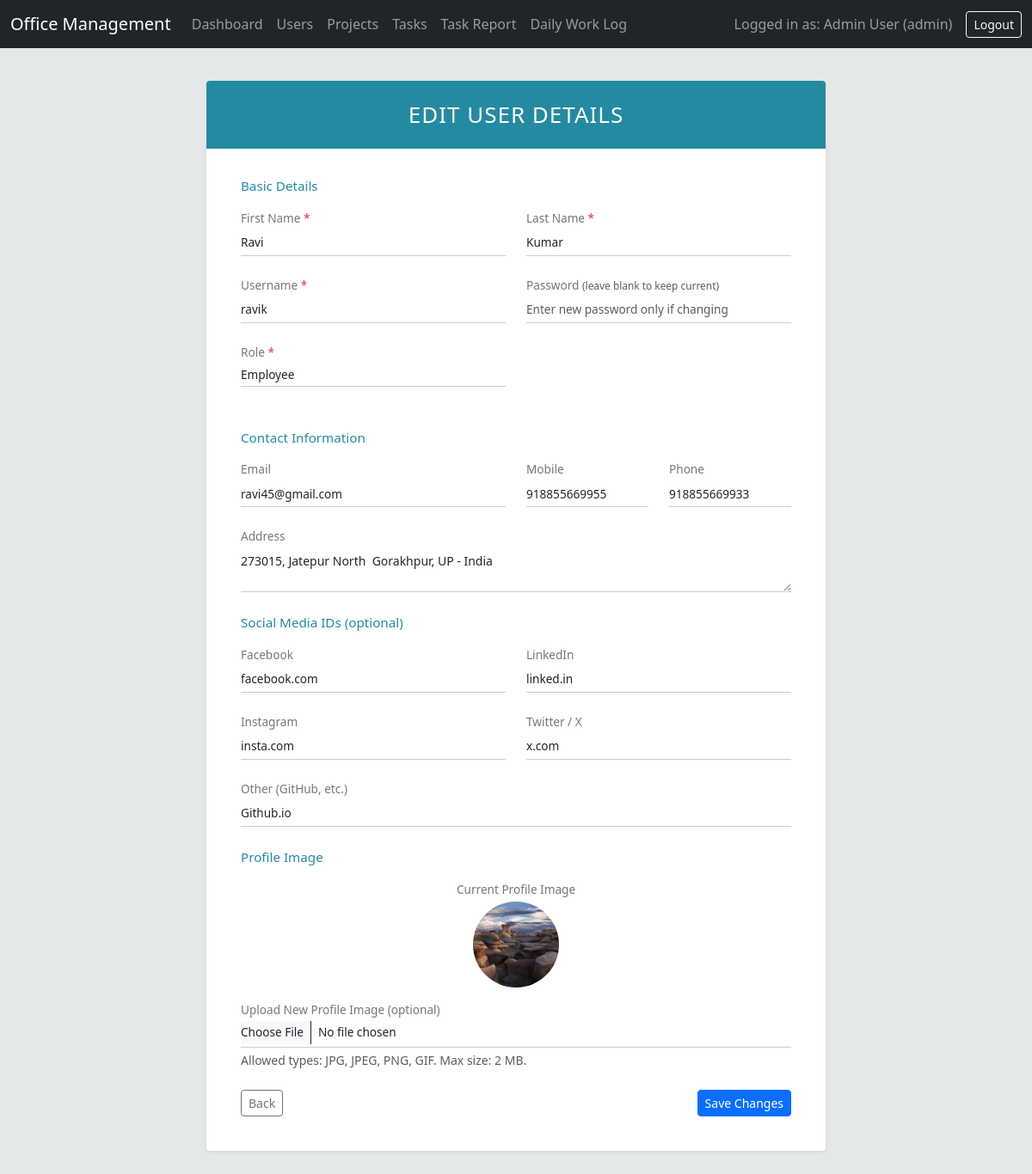
Page /edit_user.php?id=5 (signed in) on the committed database.
### tables this page shows
CREATE TABLE `users` (
  `id` int(11) NOT NULL,
  `full_name` varchar(100) NOT NULL,
  `first_name` varchar(100) DEFAULT NULL,
  `last_name` varchar(100) DEFAULT NULL,
  `username` varchar(50) NOT NULL,
  `email` varchar(191) DEFAULT NULL,
  `mobile` varchar(20) DEFAULT NULL,
  `phone` varchar(20) DEFAULT NULL,
  `address` text DEFAULT NULL,
  `social_facebook` varchar(191) DEFAULT NULL,
  `social_linkedin` varchar(191) DEFAULT NULL,
  `social_instagram` varchar(191) DEFAULT NULL,
  `social_twitter` varchar(191) DEFAULT NULL,
  `social_other` varchar(191) DEFAULT NULL,
  `profile_image` varchar(191) DEFAULT NULL,
  `password` varchar(255) NOT NULL,
  `role` enum('admin','manager','employee') NOT NULL DEFAULT 'employee',
  `created_at` datetime NOT NULL DEFAULT current_timestamp()
);

### edit_user.php (the view, shortened to what this page needs)
<?php
require_once 'config.php';
$user_id = isset($_GET['id']) ? (int)$_GET['id'] : 0;
$stmt = $mysqli->prepare("
    SELECT
        id,
        full_name,
        first_name,
        last_name,
        username,
        password,
        role,
        email,
        mobile,
        phone,
        address,
        social_facebook,
        social_linkedin,
        social_instagram,
        social_twitter,
        social_other,
        profile_image
    FROM users
    WHERE id = ?
");
$stmt->bind_param('i', $user_id);
$stmt->execute();
$res  = $stmt->get_result();
$user = $res->fetch_assoc();
$first_name        = $user['first_name'] ?? '';
$last_name         = $user['last_name'] ?? '';
$username          = $user['username'] ?? '';
$role              = $user['role'] ?? 'employee';
$email             = $user['email'] ?? '';
$mobile            = $user['mobile'] ?? '';
$phone             = $user['phone'] ?? '';
$address           = $user['address'] ?? '';
$social_facebook   = $user['social_facebook'] ?? '';
$social_linkedin   = $user['social_linkedin'] ?? '';
$social_instagram  = $user['social_instagram'] ?? '';
$social_twitter    = $user['social_twitter'] ?? '';
$social_other      = $user['social_other'] ?? '';
$profile_image_path  = $user['profile_image'] ?: null;
include 'header.php';
?>
<div class="reg-page-bg d-flex justify-content-center align-items-center py-4">
  <div class="reg-card shadow-sm">
    <div class="reg-card-header text-center text-white">
      <h2 class="mb-0">EDIT USER DETAILS</h2>
    </div>
    <div class="reg-card-body">
      <form method="post" enctype="multipart/form-data" autocomplete="off">
        <div class="mb-4">
          <div class="reg-section-title">Basic Details</div>
          <div class="row">
            <div class="col-md-6 mb-4">
              <div class="reg-label">First Name <span class="text-danger">*</span></div>
              <input
                type="text"
                class="form-control form-control-sm reg-input"
                id="first_name"
                name="first_name"
                value="<?php echo htmlspecialchars($first_name, ENT_QUOTES, 'UTF-8'); ?>"
                required
              >
            </div>
            <div class="col-md-6 mb-4">
              <div class="reg-label">Last Name <span class="text-danger">*</span></div>
              <input
                type="text"
                class="form-control form-control-sm reg-input"
                id="last_name"
                name="last_name"
                value="<?php echo htmlspecialchars($last_name, ENT_QUOTES, 'UTF-8'); ?>"
                required
              >
            </div>
          </div>
          <div class="row">
            <div class="col-md-6 mb-4">
              <div class="reg-label">Username <span class="text-danger">*</span></div>
              <input
                type="text"
                class="form-control form-control-sm reg-input"
                id="username"
                name="username"
                value="<?php echo htmlspecialchars($username, ENT_QUOTES, 'UTF-8'); ?>"
                required
                pattern="[a-z]+"
                title="Only lowercase letters (a-z) are allowed"
              >
            </div>
            <div class="col-md-6 mb-4">
              <div class="reg-label">
                Password
                <small class="text-muted">(leave blank to keep current)</small>
              </div>
              <input
                type="password"
                class="form-control form-control-sm reg-input"
                id="password"
                name="password"
                value=""
                placeholder="Enter new password only if changing"
              >
            </div>
          </div>
          <div class="row">
            <div class="col-md-6 mb-4">
              <div class="reg-label">Role <span class="text-danger">*</span></div>
              <select class="form-select form-select-sm reg-input" id="role" name="role" required>
                <option value="employee"<?php if ($role === 'employee') echo 'selected'; ?>>Employee</option>
              </select>
            </div>
          </div>
        </div>
        <div class="mb-4">
          <div class="reg-section-title">Contact Information</div>
          <div class="row">
            <div class="col-md-6 mb-4">
              <div class="reg-label">Email</div>
              <input
                type="email"
                class="form-control form-control-sm reg-input"
                id="email"
                name="email"
                value="<?php echo htmlspecialchars($email, ENT_QUOTES, 'UTF-8'); ?>"
              >
            </div>
            <div class="col-md-3 mb-4">
              <div class="reg-label">Mobile</div>
              <input
                type="text"
                class="form-control form-control-sm reg-input"
                id="mobile"
                name="mobile"
                value="<?php echo htmlspecialchars($mobile, ENT_QUOTES, 'UTF-8'); ?>"
              >
            </div>
            <div class="col-md-3 mb-4">
              <div class="reg-label">Phone</div>
              <input
                type="text"
                class="form-control form-control-sm reg-input"
                id="phone"
                name="phone"
                value="<?php echo htmlspecialchars($phone, ENT_QUOTES, 'UTF-8'); ?>"
              >
            </div>
          </div>
          <div class="mb-4">
            <div class="reg-label">Address</div>
            <textarea
              class="form-control form-control-sm reg-textarea"
              id="address"
              name="address"
              rows="2"
            ><?php echo htmlspecialchars($address, ENT_QUOTES, 'UTF-8'); ?></textarea>
          </div>
        </div>
        <div class="mb-4">
          <div class="reg-section-title">Social Media IDs (optional)</div>
          <div class="row">
            <div class="col-md-6 mb-4">
              <div class="reg-label">Facebook</div>
              <input
                type="text"
                class="form-control form-control-sm reg-input"
                id="social_facebook"
                name="social_facebook"
                value="<?php echo htmlspecialchars($social_facebook, ENT_QUOTES, 'UTF-8'); ?>"
              >
            </div>
            <div class="col-md-6 mb-4">
              <div class="reg-label">LinkedIn</div>
              <input
                type="text"
                class="form-control form-control-sm reg-input"
                id="social_linkedin"
                name="social_linkedin"
                value="<?php echo htmlspecialchars($social_linkedin, ENT_QUOTES, 'UTF-8'); ?>"
              >
            </div>
          </div>
          <div class="row">
            <div class="col-md-6 mb-4">
              <div class="reg-label">Instagram</div>
              <input
                type="text"
                class="form-control form-control-sm reg-input"
                id="social_instagram"
                name="social_instagram"
                value="<?php echo htmlspecialchars($social_instagram, ENT_QUOTES, 'UTF-8'); ?>"
              >
            </div>
            <div class="col-md-6 mb-4">
              <div class="reg-label">Twitter / X</div>
              <input
                type="text"
                class="form-control form-control-sm reg-input"
                id="social_twitter"
                name="social_twitter"
                value="<?php echo htmlspecialchars($social_twitter, ENT_QUOTES, 'UTF-8'); ?>"
              >
            </div>
          </div>
          <div class="mb-4">
            <div class="reg-label">Other (GitHub, etc.)</div>
            <input
              type="text"
              class="form-control form-control-sm reg-input"
              id="social_other"
              name="social_other"
              value="<?php echo htmlspecialchars($social_other, ENT_QUOTES, 'UTF-8'); ?>"
            >
          </div>
        </div>
        <div class="mb-4">
          <div class="reg-section-title">Profile Image</div>
          <?php if (!empty($profile_image_path)): ?>
            <div class="mb-3 text-center">
              <div class="reg-label mb-1">Current Profile Image</div>
              <img
                src="<?php echo htmlspecialchars($profile_image_path, ENT_QUOTES, 'UTF-8'); ?>"
                alt="Profile Image"
                class="rounded-circle"
                style="width: 100px; height: 100px; object-fit: cover;"
              >
            </div>
          <?php endif; ?>
          <div class="mb-3">
            <div class="reg-label">Upload New Profile Image (optional)</div>
            <input
              type="file"
              class="form-control form-control-sm reg-input"
              id="profile_image"
              name="profile_image"
              accept="image/*"
            >
            <div class="form-text">
              Allowed types: JPG, JPEG, PNG, GIF. Max size: 2 MB.
            </div>
          </div>
        </div>
        <div class="d-flex justify-content-between mt-3">
          <a href="manage_users.php" class="btn btn-outline-secondary btn-sm">Back</a>
          <button type="submit" class="btn btn-primary btn-sm">Save Changes</button>
        </div>
      </form>
    </div>
  </div>
</div>
<?php include 'footer.php'; ?>

### edit_user.php (style rules this page uses)
body { background-color: #e5e8e8; }
.reg-page-bg { min-height: calc(100vh - 120px); }
.reg-card { max-width: 720px; width: 100%; background: #ffffff; border-radius: 4px; overflow: hidden; }
.reg-card-header { background: #248aa2; padding: 24px 32px; }
.reg-card-header h2 { font-size: 26px; letter-spacing: 1px; }
.reg-card-body { padding: 32px 40px 40px; }
.reg-section-title { font-size: 0.95rem; font-weight: 500; color: #248aa2; margin-bottom: 1rem; }
.reg-label { font-size: 0.85rem; color: #777; margin-bottom: 0.2rem; }
.reg-input { font-size: 0.85rem; border: none; border-bottom: 1px solid #ccc; border-radius: 0; padding-left: 0; padding-right: 0; padding-top: 0.15rem; padding-bottom: 0.15rem; background: transparent; box-shadow: none !important; }
.reg-textarea { border: none; border-bottom: 1px solid #ccc; border-radius: 0; padding-left: 0; padding-right: 0; background: transparent; resize: vertical; min-height: 60px; box-shadow: none !important; }

### rows in the picture
users: first_name "Ravi", last_name "Kumar", username "ravik", role "Employee", email "ravi45@gmail.com", mobile "918855669955", phone "918855669933", address "273015, Jatepur North Gorakhpur, UP - India", social_facebook "facebook.com", social_linkedin "linked.in", social_instagram "insta.com", social_twitter "x.com", social_other "Github.io", profile_image (picture)

### other values in the picture
$_SESSION['full_name'] "Admin User"
$_SESSION['role'] "admin"
